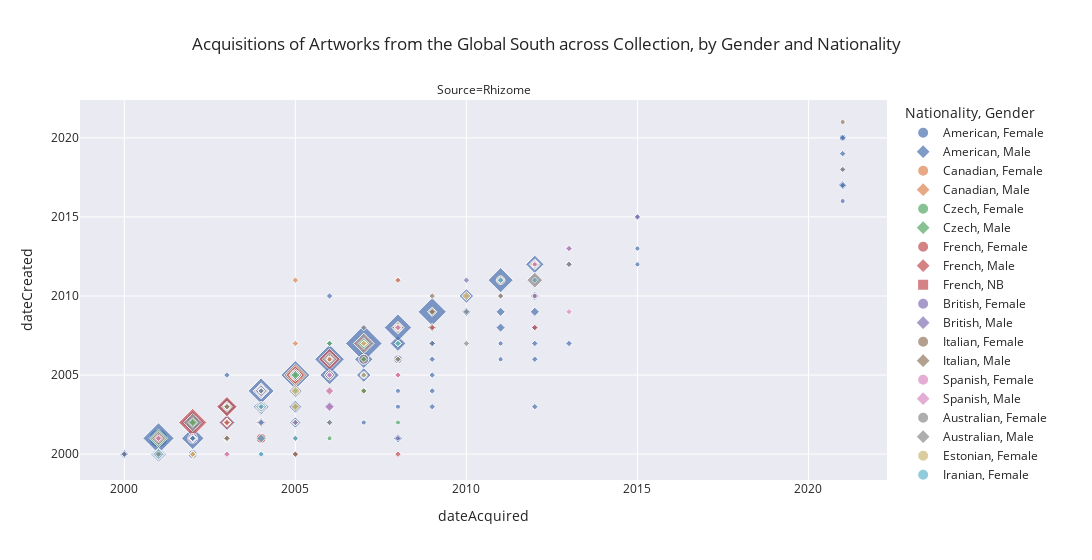

Notebook code for this chart:
### Code cell
#create bubble chart w/facet
fig = px.scatter(bubble_south, y='dateCreated', x='dateAcquired', color='Nationality', size='size', symbol='Gender', facet_col='Source', title= "Acquisitions of Artworks from the Global South across Collection, by Gender and Nationality", template='seaborn')
#green line before and after
#fig.add_hline(y=2007, line_dash="dot", line_width=3, annotation_text="2007", annotation_position="bottom left", annotation_font_size=10, annotation_font_color="blue")
#fig.add_vline(x=2007, line_dash="dot", line_width=3)
#OR add inside scatter the faceting
#facet_col='Period', category_orders={"Period": ["Before 1980", "After 1980"]}
#trendline="ols"
fig.update_layout(width=1400)
fig.show()
